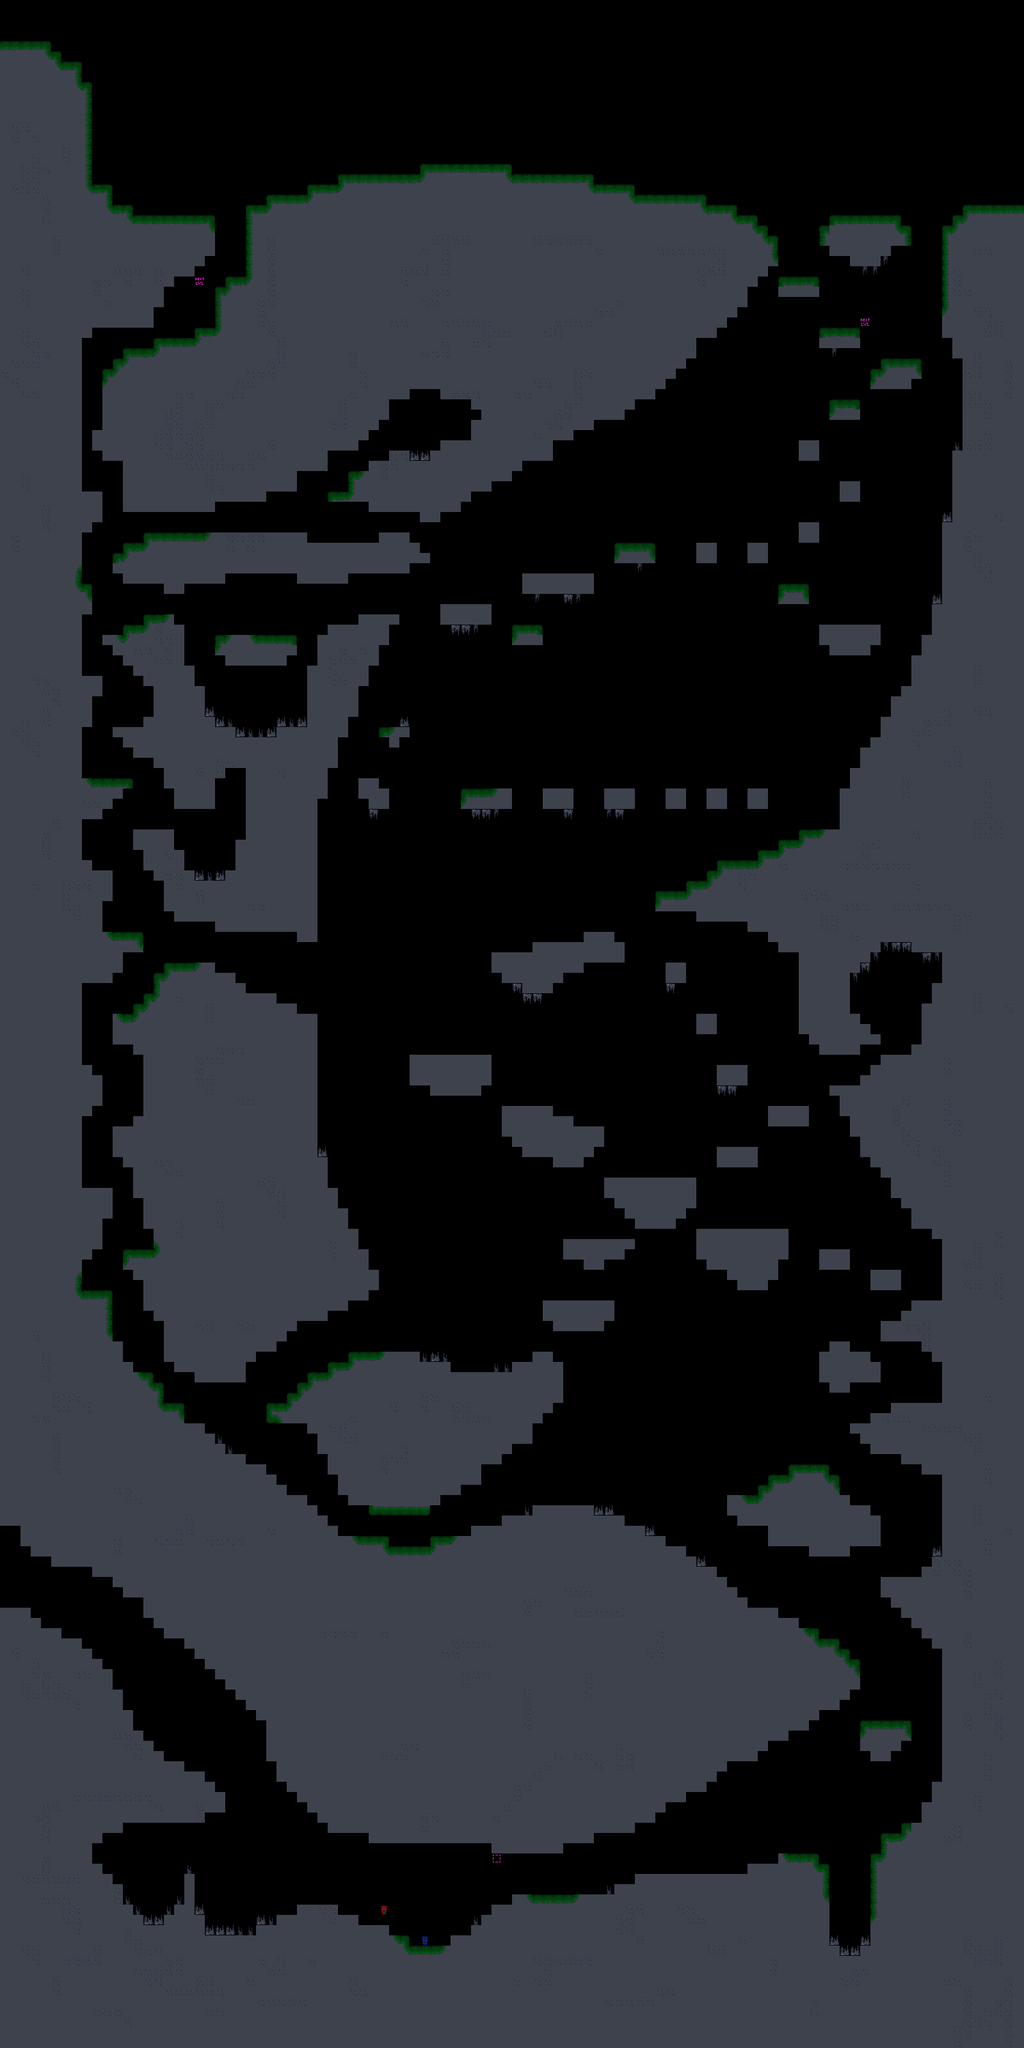

Tiled map render using the project's own tile images. Description and the map definition, with tile-layer contents summarised, below:
An orthogonal 100x200 tile map with 16x16 px tiles, 1 tile layer (Слой тайлов 1).

<map version="1.10" tiledversion="1.11.2" orientation="orthogonal" renderorder="right-down" width="100" height="200" tilewidth="16" tileheight="16" infinite="0" nextlayerid="2" nextobjectid="1">
 <editorsettings>
  <export target="../game/levels/3.csv" format="csv" />
 </editorsettings>
 <tileset firstgid="1" source="tileset.tsx" />
 <layer id="1" name="Слой тайлов 1" width="100" height="200">
  <data>[20000 cells, 10767 non-empty, 22 distinct tile ids]</data>
 </layer>
</map>
